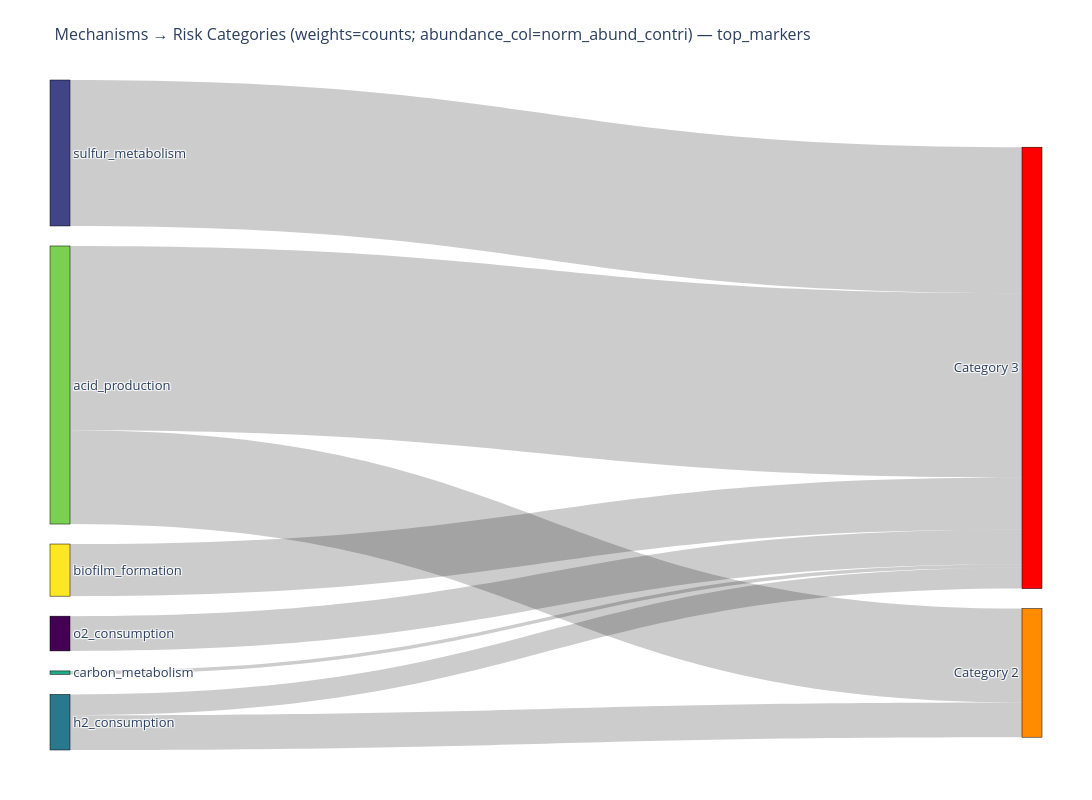

Notebook code for this chart:
### Code cell
fig = temporal_transition(top_markers, "top_markers",
        weight_mode='counts',            #     "counts",  "composite", "composite_abs" 
        abundance_col='norm_abund_contri',   #  or any column with abundance
        normalize= True,                      # True for min-max on sig/mag but keep abundance raw (see below)
        category_dict=category_dict, 
    )
fig.show()
output_path = data_visual / "11_sankey.png"
fig.write_image(output_path, width=1200, height=800)

### Figure 1 — Plotly figure (JSON) as saved in the notebook; plotly's stock layout.template omitted (floating-point values rounded to 4 significant figures)
{"data": [{"arrangement": "snap", "link": {"hovertemplate": "<b>%{source.label}</b> → <b>%{target.label}</b><br>Weight: %{value:.3f}<extra></extra>", "source": [4, 4, 5, 3, 2, 2, 0, 1], "target": [7, 8, 8, 8, 7, 8, 8, 8], "value": [27.0, 53.0, 15.0, 1.0, 10.0, 6.0, 10.0, 42.0]}, "node": {"color": ["#440154", "#414487", "#2a788e", "#22a884", "#7ad151", "#fde725", "#008800", "#FF8C00", "#FF0000"], "hovertemplate": "<b>%{label}</b><extra></extra>", "label": ["o2_consumption", "sulfur_metabolism", "h2_consumption", "carbon_metabolism", "acid_production", "biofilm_formation", "Category 1", "Category 2", "Category 3"], "line": {"color": "black", "width": 0.5}, "pad": 20, "thickness": 20}, "type": "sankey"}], "layout": {"font": {"size": 13}, "height": 800, "margin": {"b": 50, "l": 50, "r": 50, "t": 80}, "title": {"font": {"size": 16}, "text": "Mechanisms → Risk Categories (weights=counts; abundance_col=norm_abund_contri) — top_markers"}, "width": 1200}}
